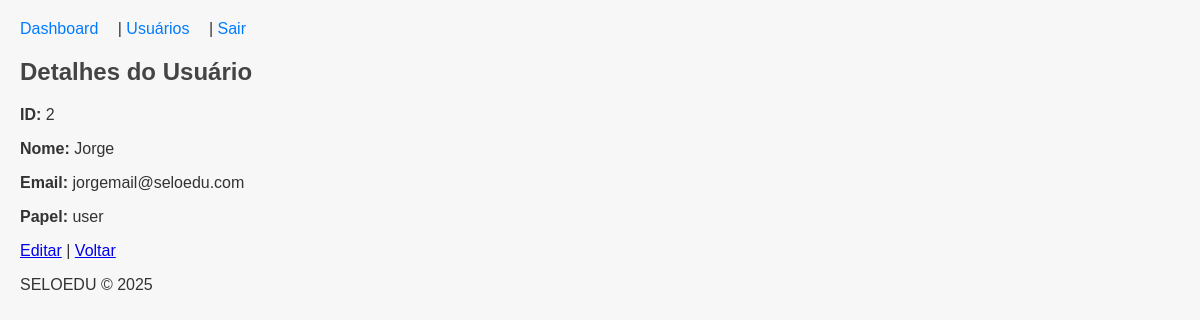
The page /2 (signed in) on the database its author committed.
### models/users.py (models this page shows, shortened)
class User(db.Model, UserMixin):
    id = db.Column(db.Integer, primary_key=True)
    nome = db.Column(db.String(100), nullable=False)
    email = db.Column(db.String(120), unique=True, nullable=False)
    password_hash = db.Column(db.String(128), nullable=False)
    role = db.Column(db.String(20), default="user")

### routes/users.py (the view)
@users_bp.route("/<int:id>", methods=["GET"])
@login_required
def show(id):
    return show_user(id)

### views/users.py (called while the page is built)
def show_user(id):
    user = User.query.get_or_404(id)
    return render_template("users/show.html", user=user)

### templates/users/show.html (shortened to what this page needs)
{% extends "base.html" %}
{% block content %}
  <h2>Detalhes do Usuário</h2>
  <p><strong>ID:</strong> {{ user.id }}</p>
  <p><strong>Nome:</strong> {{ user.nome }}</p>
  <p><strong>Email:</strong> {{ user.email }}</p>
  <p><strong>Papel:</strong> {{ user.role }}</p>
  <p>
    <a href="{{ url_for('users.edit', id=user.id) }}">Editar</a> |
    <a href="{{ url_for('users.index') }}">Voltar</a>
  </p>
{% endblock %}

### static/custom.css (style rules this page uses)
body { font-family: Arial, sans-serif; margin: 20px; background-color: #f7f7f7; color: #333; }
h1, h2 { color: #444; }

### rows shown on the page
User: id "2", nome "Jorge", email "jorgemail@seloedu.com", role "user"
